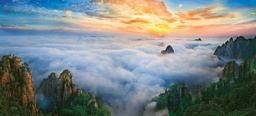
#> input picture images/image1170x530cropped.jpg, 256 x 116 px, shrunk from 1170 x 530 before the run, found by its file name
$ python animate_huangshan.py
#> lines starting #> are read from the running program, lines starting #| are printed output that depends on the picture; after the words box and inside, x2 and y2 are one past the last pixel; in counts of white or black regions, pixels touching at a corner belong together
#> in render_frames, src is the input picture: PIL image 256x116 RGB; mean R, G, B 122.4, 131.6, 131.4
from __future__ import annotations

import math
import os
from pathlib import Path

import numpy as np
from PIL import Image, ImageEnhance, ImageFilter


ROOT = Path("/workspace")
SRC = ROOT / "images" / "image1170x530cropped.jpg"
OUT_DIR = ROOT / "images" / "huangshan_animation"
FRAMES_DIR = OUT_DIR / "frames"
ENHANCED_STILL = OUT_DIR / "huangshan_enhanced.jpg"

FPS = 18
DURATION = 7
FRAME_COUNT = FPS * DURATION


def ensure_dirs() -> None:
    OUT_DIR.mkdir(parents=True, exist_ok=True)
    FRAMES_DIR.mkdir(parents=True, exist_ok=True)


def shift_with_edge(arr: np.ndarray, dx: int, dy: int) -> np.ndarray:
    h, w = arr.shape[:2]
    pad_x = abs(dx) + 2
    pad_y = abs(dy) + 2
    if arr.ndim == 2:
        padded = np.pad(arr, ((pad_y, pad_y), (pad_x, pad_x)), mode="edge")
        return padded[pad_y - dy : pad_y - dy + h, pad_x - dx : pad_x - dx + w]

    padded = np.pad(arr, ((pad_y, pad_y), (pad_x, pad_x), (0, 0)), mode="edge")
    return padded[pad_y - dy : pad_y - dy + h, pad_x - dx : pad_x - dx + w, :]


def to_uint8(arr: np.ndarray) -> np.ndarray:
    return np.clip(arr * 255.0, 0, 255).astype(np.uint8)


def soft_blur(mask: np.ndarray, radius: float) -> np.ndarray:
    img = Image.fromarray((np.clip(mask, 0, 1) * 255).astype(np.uint8), mode="L")
    return np.asarray(img.filter(ImageFilter.GaussianBlur(radius=radius)), dtype=np.float32) / 255.0


def build_masks(base_arr: np.ndarray) -> dict[str, np.ndarray]:
    h, w = base_arr.shape[:2]
    brightness = base_arr.mean(axis=2)
    saturation = base_arr.max(axis=2) - base_arr.min(axis=2)

    yy, xx = np.mgrid[0:h, 0:w]
    y = yy / max(h - 1, 1)
    x = xx / max(w - 1, 1)

    sky_band = np.clip(1.0 - (y / 0.42), 0, 1)
    sky_mask = soft_blur(sky_band, 14)

    cloud_logic = (
        (brightness > 0.58).astype(np.float32)
        * (saturation < 0.22).astype(np.float32)
        * (y > 0.14).astype(np.float32)
        * (y < 0.88).astype(np.float32)
    )
    cloud_mask = soft_blur(cloud_logic, 16)

    cloud_focus = np.exp(-((x - 0.5) ** 2) / 0.16) * np.exp(-((y - 0.56) ** 2) / 0.18)
    cloud_mask = np.clip(cloud_mask * 0.65 + cloud_focus * 0.35, 0, 1)

    valley_blob_1 = np.exp(-(((x - 0.54) ** 2) / 0.02 + ((y - 0.72) ** 2) / 0.015))
    valley_blob_2 = np.exp(-(((x - 0.72) ** 2) / 0.03 + ((y - 0.66) ** 2) / 0.02))
    valley_blob_3 = np.exp(-(((x - 0.35) ** 2) / 0.03 + ((y - 0.70) ** 2) / 0.02))
    mist_mask = soft_blur(np.clip(valley_blob_1 + valley_blob_2 + valley_blob_3, 0, 1), 20)

    sun_x = 0.60
    sun_y = 0.17
    glow = np.exp(-(((x - sun_x) ** 2) / 0.03 + ((y - sun_y) ** 2) / 0.01))
    glow_mask = soft_blur(glow, 12)

    return {
        "sky": sky_mask.astype(np.float32),
        "cloud": cloud_mask.astype(np.float32),
        "mist": mist_mask.astype(np.float32),
        "glow": glow_mask.astype(np.float32),
    }


def enhance_still(src: Image.Image) -> Image.Image:
    img = src.convert("RGB")
    img = ImageEnhance.Color(img).enhance(1.16)
    img = ImageEnhance.Contrast(img).enhance(1.08)
    img = ImageEnhance.Brightness(img).enhance(1.03)
    img = ImageEnhance.Sharpness(img).enhance(1.06)

    arr = np.asarray(img, dtype=np.float32) / 255.0
    masks = build_masks(arr)
#> in build_masks, `brightness = base_arr.mean(axis=2)`:
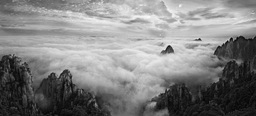
#> brightness: shape (116, 256) float32; min 0.00523, max 0.983, mean 0.509
#> in build_masks, `cloud_logic = ( (brightness > 0.58).astype(np.float32) * (saturation <..`: cloud_logic: shape (116, 256) float32; values 0 (black) and 1 (white), 21.4% white; 17 white regions (12 under 20 px), largest, box (x1, y1, x2, y2) and area: (7, 17, 242, 79) 5436, (66, 68, 118, 89) 439, (133, 84, 165, 101) 245, (225, 17, 256, 24) 144, (49, 69, 65, 77) 29
#> call 4 of soft_blur, with radius = 12
#> in soft_blur (call 4), `return np.asarray(img.filter(ImageFilter.GaussianBlur(radius=radius)),..`:
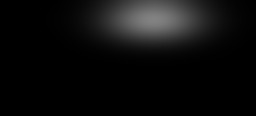
#> returned value: shape (116, 256) float32; min 0, max 0.51, mean 0.0502
#> masks = 4 items

    # Warm the sunrise and gently lift cloud luminance.
    warm = np.dstack(
        [
            masks["glow"] * 0.26,
            masks["glow"] * 0.16,
            masks["glow"] * 0.07,
        ]
    )
    cool_sky = np.dstack(
        [
            masks["sky"] * 0.02,
            masks["sky"] * 0.05,
            masks["sky"] * 0.10,
        ]
    )
    cloud_lift = np.dstack([masks["cloud"] * 0.05] * 3)
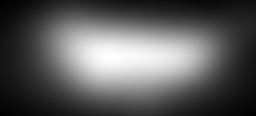
#> cloud_lift: shape (116, 256, 3) float32; min 0.000897, max 0.0389, mean 0.0145; drawn with min black and max white

    arr = np.clip(arr + warm + cool_sky + cloud_lift, 0, 1)
    return Image.fromarray(to_uint8(arr), mode="RGB")


def apply_ken_burns(frame: Image.Image, t: float) -> Image.Image:
    w, h = frame.size
    zoom = 1.0 + 0.018 * (1 - math.cos(2 * math.pi * t))
    scaled = frame.resize((int(w * zoom), int(h * zoom)), Image.Resampling.LANCZOS)
    sw, sh = scaled.size

    dx = int((sw - w) / 2 + math.sin(2 * math.pi * t) * 7)
    dy = int((sh - h) / 2 + math.sin(2 * math.pi * t + 0.9) * 4)
    return scaled.crop((dx, dy, dx + w, dy + h))


def render_frames() -> None:
    ensure_dirs()
    src = Image.open(SRC)
    enhanced = enhance_still(src)
    enhanced.save(ENHANCED_STILL, quality=95)

    base = np.asarray(enhanced, dtype=np.float32) / 255.0
    h, w = base.shape[:2]
#> h = 116; w = 256
    masks = build_masks(base)
#> in build_masks (call 2), `saturation = base_arr.max(axis=2) - base_arr.min(axis=2)`:
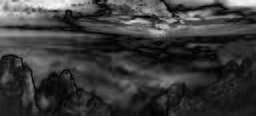
#> saturation: shape (116, 256) float32; min 0, max 0.976, mean 0.23
#> in build_masks (call 2), `cloud_logic = ( (brightness > 0.58).astype(np.float32) * (saturation <..`:
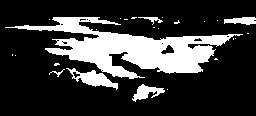
#> cloud_logic: shape (116, 256) float32; values 0 (black) and 1 (white), 22.2% white; 25 white regions (19 under 20 px), largest, box (x1, y1, x2, y2) and area: (5, 17, 243, 79) 5521, (66, 68, 118, 90) 453, (132, 84, 165, 102) 272, (224, 17, 256, 25) 184, (138, 17, 163, 25) 67, (49, 69, 65, 77) 31
#> masks = 4 items

    cloud_layer = np.asarray(
        enhanced.filter(ImageFilter.GaussianBlur(radius=4)), dtype=np.float32
    ) / 255.0

    yy, xx = np.mgrid[0:h, 0:w]
    x = xx / max(w - 1, 1)
    y = yy / max(h - 1, 1)

    for i in range(FRAME_COUNT):
        t = i / FRAME_COUNT
        frame = base.copy()

        dx1 = int(round(10 * math.sin(2 * math.pi * t)))
        dy1 = int(round(3 * math.cos(2 * math.pi * t)))
        dx2 = int(round(-7 * math.sin(2 * math.pi * t * 1.4 + 0.5)))
        dy2 = int(round(4 * math.sin(2 * math.pi * t * 0.9)))

        cloud1 = shift_with_edge(cloud_layer, dx1, dy1)
        cloud2 = shift_with_edge(cloud_layer, dx2, dy2)

        alpha1 = np.clip(masks["cloud"] * (0.18 + 0.06 * math.sin(2 * math.pi * t)), 0, 1)[
            ..., None
        ]
        alpha2 = np.clip(
            masks["cloud"] * (0.10 + 0.04 * math.cos(2 * math.pi * t * 1.2)),
            0,
            1,
        )[..., None]

        frame = frame * (1 - alpha1) + cloud1 * alpha1
        frame = frame * (1 - alpha2) + cloud2 * alpha2

        # Animated mist rising from valleys.
        mist_shift = np.clip(y - (0.008 * math.sin(2 * math.pi * t * 1.3)), 0, 1)
        mist_wobble = 0.5 + 0.5 * np.sin(2 * math.pi * (x * 1.2 + t))
        mist_strength = np.clip(masks["mist"] * (0.16 + 0.06 * mist_wobble), 0, 1)
        mist_color = np.dstack(
            [
                mist_strength * 1.0,
                mist_strength * 1.0,
                mist_strength * 1.02,
            ]
        )
        frame = np.clip(frame + mist_color * (1 - mist_shift[..., None]) * 0.22, 0, 1)

        # Dawn glow pulse.
        glow_amp = 0.045 + 0.02 * math.sin(2 * math.pi * t)
        glow = np.dstack(
            [
                masks["glow"] * (glow_amp * 1.25),
                masks["glow"] * glow_amp,
                masks["glow"] * (glow_amp * 0.5),
            ]
        )
        frame = np.clip(frame + glow, 0, 1)

        # Gentle sky luminance breathing.
        sky_breath = 0.015 + 0.01 * math.sin(2 * math.pi * t + 0.6)
        frame = np.clip(frame + np.dstack([masks["sky"] * sky_breath] * 3), 0, 1)

        out = Image.fromarray(to_uint8(frame), mode="RGB")
        out = apply_ken_burns(out, t)
        out.save(FRAMES_DIR / f"frame_{i:03d}.png")
#> this loop made 126 passes
#> pass 1, in shift_with_edge, `padded = np.pad(arr, ((pad_y, pad_y), (pad_x, pad_x), (0, 0)), mode="e..`:
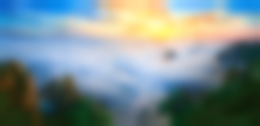
#> padded: shape (126, 260, 3) float32; mean R, G, B 0.474, 0.546, 0.555
#> after the loop:
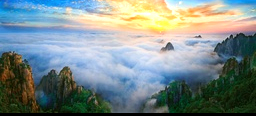
#> out: PIL image 256x116 RGB; mean R, G, B 124.3, 139.4, 139.8


if __name__ == "__main__":
    render_frames()
